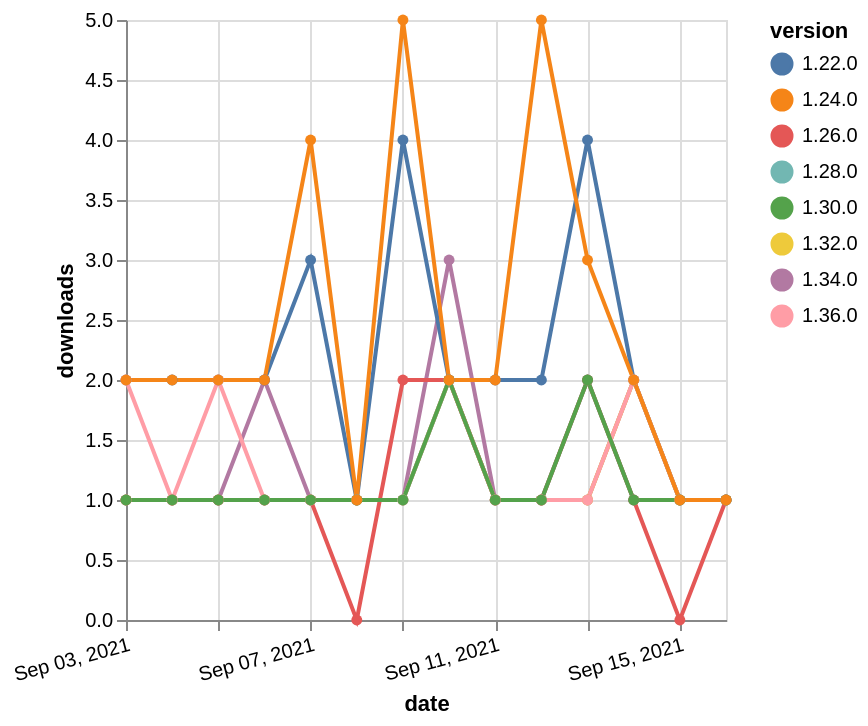

This figure's Vega-Lite source:
### Vega-Lite specification from a JSON file in a GitHub repository (floating-point values rounded to 4 significant figures)
{"$schema": "https://vega.github.io/schema/vega-lite/v5.json", "description": "A simple bar chart with embedded data.", "data": {"values": [{"date": "2021-09-03", "total": 190, "delta": 1, "version": "1.34.0"}, {"date": "2021-09-04", "total": 191, "delta": 1, "version": "1.34.0"}, {"date": "2021-09-05", "total": 192, "delta": 1, "version": "1.34.0"}, {"date": "2021-09-06", "total": 194, "delta": 2, "version": "1.34.0"}, {"date": "2021-09-07", "total": 195, "delta": 1, "version": "1.34.0"}, {"date": "2021-09-08", "total": 196, "delta": 1, "version": "1.34.0"}, {"date": "2021-09-09", "total": 197, "delta": 1, "version": "1.34.0"}, {"date": "2021-09-10", "total": 200, "delta": 3, "version": "1.34.0"}, {"date": "2021-09-11", "total": 201, "delta": 1, "version": "1.34.0"}, {"date": "2021-09-12", "total": 202, "delta": 1, "version": "1.34.0"}, {"date": "2021-09-13", "total": 203, "delta": 1, "version": "1.34.0"}, {"date": "2021-09-14", "total": 205, "delta": 2, "version": "1.34.0"}, {"date": "2021-09-15", "total": 206, "delta": 1, "version": "1.34.0"}, {"date": "2021-09-16", "total": 207, "delta": 1, "version": "1.34.0"}, {"date": "2021-09-03", "total": 159, "delta": 1, "version": "1.32.0"}, {"date": "2021-09-04", "total": 160, "delta": 1, "version": "1.32.0"}, {"date": "2021-09-05", "total": 161, "delta": 1, "version": "1.32.0"}, {"date": "2021-09-06", "total": 162, "delta": 1, "version": "1.32.0"}, {"date": "2021-09-07", "total": 163, "delta": 1, "version": "1.32.0"}, {"date": "2021-09-08", "total": 164, "delta": 1, "version": "1.32.0"}, {"date": "2021-09-09", "total": 165, "delta": 1, "version": "1.32.0"}, {"date": "2021-09-10", "total": 167, "delta": 2, "version": "1.32.0"}, {"date": "2021-09-11", "total": 168, "delta": 1, "version": "1.32.0"}, {"date": "2021-09-12", "total": 169, "delta": 1, "version": "1.32.0"}, {"date": "2021-09-13", "total": 170, "delta": 1, "version": "1.32.0"}, {"date": "2021-09-14", "total": 172, "delta": 2, "version": "1.32.0"}, {"date": "2021-09-15", "total": 173, "delta": 1, "version": "1.32.0"}, {"date": "2021-09-16", "total": 174, "delta": 1, "version": "1.32.0"}, {"date": "2021-09-03", "total": 2332, "delta": 2, "version": "1.22.0"}, {"date": "2021-09-04", "total": 2334, "delta": 2, "version": "1.22.0"}, {"date": "2021-09-05", "total": 2336, "delta": 2, "version": "1.22.0"}, {"date": "2021-09-06", "total": 2338, "delta": 2, "version": "1.22.0"}, {"date": "2021-09-07", "total": 2341, "delta": 3, "version": "1.22.0"}, {"date": "2021-09-08", "total": 2342, "delta": 1, "version": "1.22.0"}, {"date": "2021-09-09", "total": 2346, "delta": 4, "version": "1.22.0"}, {"date": "2021-09-10", "total": 2348, "delta": 2, "version": "1.22.0"}, {"date": "2021-09-11", "total": 2350, "delta": 2, "version": "1.22.0"}, {"date": "2021-09-12", "total": 2352, "delta": 2, "version": "1.22.0"}, {"date": "2021-09-13", "total": 2356, "delta": 4, "version": "1.22.0"}, {"date": "2021-09-14", "total": 2358, "delta": 2, "version": "1.22.0"}, {"date": "2021-09-15", "total": 2359, "delta": 1, "version": "1.22.0"}, {"date": "2021-09-16", "total": 2360, "delta": 1, "version": "1.22.0"}, {"date": "2021-09-03", "total": 206, "delta": 1, "version": "1.28.0"}, {"date": "2021-09-04", "total": 207, "delta": 1, "version": "1.28.0"}, {"date": "2021-09-05", "total": 208, "delta": 1, "version": "1.28.0"}, {"date": "2021-09-06", "total": 209, "delta": 1, "version": "1.28.0"}, {"date": "2021-09-07", "total": 210, "delta": 1, "version": "1.28.0"}, {"date": "2021-09-08", "total": 211, "delta": 1, "version": "1.28.0"}, {"date": "2021-09-09", "total": 212, "delta": 1, "version": "1.28.0"}, {"date": "2021-09-10", "total": 214, "delta": 2, "version": "1.28.0"}, {"date": "2021-09-11", "total": 215, "delta": 1, "version": "1.28.0"}, {"date": "2021-09-12", "total": 216, "delta": 1, "version": "1.28.0"}, {"date": "2021-09-13", "total": 218, "delta": 2, "version": "1.28.0"}, {"date": "2021-09-14", "total": 219, "delta": 1, "version": "1.28.0"}, {"date": "2021-09-15", "total": 220, "delta": 1, "version": "1.28.0"}, {"date": "2021-09-16", "total": 221, "delta": 1, "version": "1.28.0"}, {"date": "2021-09-03", "total": 242, "delta": 1, "version": "1.26.0"}, {"date": "2021-09-04", "total": 243, "delta": 1, "version": "1.26.0"}, {"date": "2021-09-05", "total": 244, "delta": 1, "version": "1.26.0"}, {"date": "2021-09-06", "total": 245, "delta": 1, "version": "1.26.0"}, {"date": "2021-09-07", "total": 246, "delta": 1, "version": "1.26.0"}, {"date": "2021-09-08", "total": 246, "delta": 0, "version": "1.26.0"}, {"date": "2021-09-09", "total": 248, "delta": 2, "version": "1.26.0"}, {"date": "2021-09-10", "total": 250, "delta": 2, "version": "1.26.0"}, {"date": "2021-09-11", "total": 251, "delta": 1, "version": "1.26.0"}, {"date": "2021-09-12", "total": 252, "delta": 1, "version": "1.26.0"}, {"date": "2021-09-13", "total": 254, "delta": 2, "version": "1.26.0"}, {"date": "2021-09-14", "total": 255, "delta": 1, "version": "1.26.0"}, {"date": "2021-09-15", "total": 255, "delta": 0, "version": "1.26.0"}, {"date": "2021-09-16", "total": 256, "delta": 1, "version": "1.26.0"}, {"date": "2021-09-03", "total": 118, "delta": 2, "version": "1.36.0"}, {"date": "2021-09-04", "total": 119, "delta": 1, "version": "1.36.0"}, {"date": "2021-09-05", "total": 121, "delta": 2, "version": "1.36.0"}, {"date": "2021-09-06", "total": 122, "delta": 1, "version": "1.36.0"}, {"date": "2021-09-07", "total": 123, "delta": 1, "version": "1.36.0"}, {"date": "2021-09-08", "total": 124, "delta": 1, "version": "1.36.0"}, {"date": "2021-09-09", "total": 125, "delta": 1, "version": "1.36.0"}, {"date": "2021-09-10", "total": 127, "delta": 2, "version": "1.36.0"}, {"date": "2021-09-11", "total": 128, "delta": 1, "version": "1.36.0"}, {"date": "2021-09-12", "total": 129, "delta": 1, "version": "1.36.0"}, {"date": "2021-09-13", "total": 130, "delta": 1, "version": "1.36.0"}, {"date": "2021-09-14", "total": 132, "delta": 2, "version": "1.36.0"}, {"date": "2021-09-15", "total": 133, "delta": 1, "version": "1.36.0"}, {"date": "2021-09-16", "total": 134, "delta": 1, "version": "1.36.0"}, {"date": "2021-09-03", "total": 191, "delta": 1, "version": "1.30.0"}, {"date": "2021-09-04", "total": 192, "delta": 1, "version": "1.30.0"}, {"date": "2021-09-05", "total": 193, "delta": 1, "version": "1.30.0"}, {"date": "2021-09-06", "total": 194, "delta": 1, "version": "1.30.0"}, {"date": "2021-09-07", "total": 195, "delta": 1, "version": "1.30.0"}, {"date": "2021-09-08", "total": 196, "delta": 1, "version": "1.30.0"}, {"date": "2021-09-09", "total": 197, "delta": 1, "version": "1.30.0"}, {"date": "2021-09-10", "total": 199, "delta": 2, "version": "1.30.0"}, {"date": "2021-09-11", "total": 200, "delta": 1, "version": "1.30.0"}, {"date": "2021-09-12", "total": 201, "delta": 1, "version": "1.30.0"}, {"date": "2021-09-13", "total": 203, "delta": 2, "version": "1.30.0"}, {"date": "2021-09-14", "total": 204, "delta": 1, "version": "1.30.0"}, {"date": "2021-09-15", "total": 205, "delta": 1, "version": "1.30.0"}, {"date": "2021-09-16", "total": 206, "delta": 1, "version": "1.30.0"}, {"date": "2021-09-03", "total": 2487, "delta": 2, "version": "1.24.0"}, {"date": "2021-09-04", "total": 2489, "delta": 2, "version": "1.24.0"}, {"date": "2021-09-05", "total": 2491, "delta": 2, "version": "1.24.0"}, {"date": "2021-09-06", "total": 2493, "delta": 2, "version": "1.24.0"}, {"date": "2021-09-07", "total": 2497, "delta": 4, "version": "1.24.0"}, {"date": "2021-09-08", "total": 2498, "delta": 1, "version": "1.24.0"}, {"date": "2021-09-09", "total": 2503, "delta": 5, "version": "1.24.0"}, {"date": "2021-09-10", "total": 2505, "delta": 2, "version": "1.24.0"}, {"date": "2021-09-11", "total": 2507, "delta": 2, "version": "1.24.0"}, {"date": "2021-09-12", "total": 2512, "delta": 5, "version": "1.24.0"}, {"date": "2021-09-13", "total": 2515, "delta": 3, "version": "1.24.0"}, {"date": "2021-09-14", "total": 2517, "delta": 2, "version": "1.24.0"}, {"date": "2021-09-15", "total": 2518, "delta": 1, "version": "1.24.0"}, {"date": "2021-09-16", "total": 2519, "delta": 1, "version": "1.24.0"}]}, "width": "container", "mark": {"type": "line", "point": {"filled": true}}, "encoding": {"x": {"field": "date", "type": "temporal", "timeUnit": "yearmonthdate", "title": "date", "axis": {"labelAngle": -15}}, "y": {"field": "delta", "type": "quantitative", "title": "downloads"}, "color": {"field": "version", "type": "nominal"}, "tooltip": {"field": "delta"}}}
